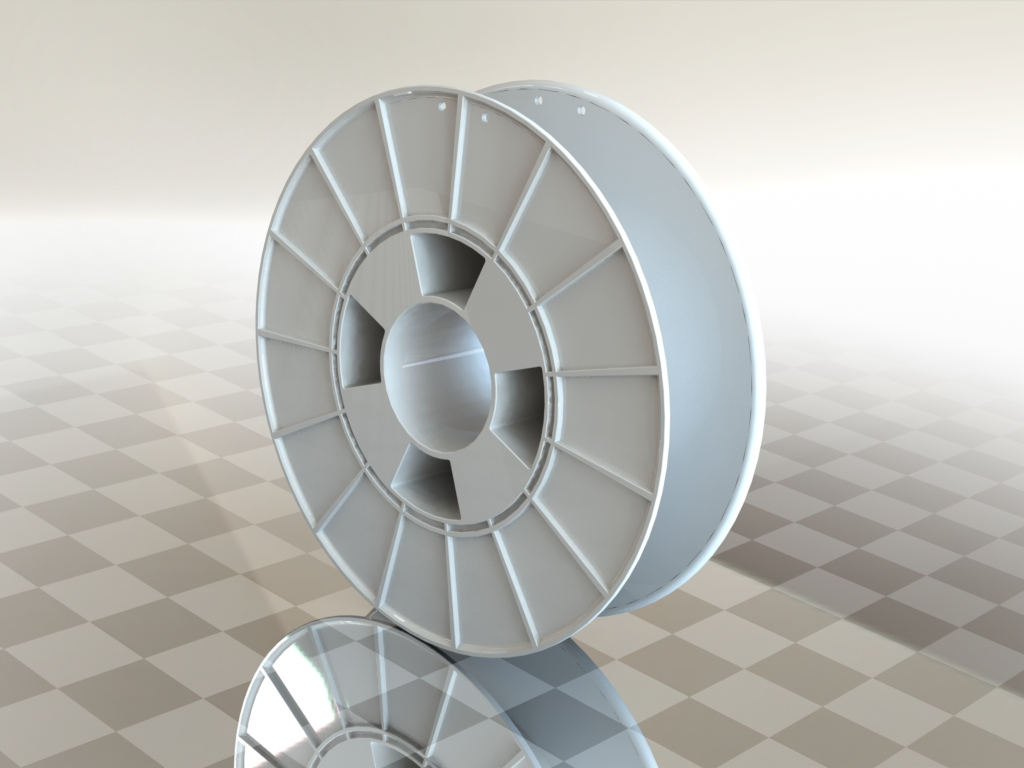
#> input picture Mechanik/Thingiverse/filament-spool-1.snapshot.1/Spool (1).JPG, 1024 x 768 px; its folder holds only this picture in this run
$ python -i image_preperation.py   (imports and definitions only)
#> lines starting #> are read from the running program, lines starting #| are printed output that depends on the picture; after the words box and inside, x2 and y2 are one past the last pixel; in counts of white or black regions, pixels touching at a corner belong together
import cv2
import numpy as np

min_value = 100
max_value = 200

def on_min_trackbar(value):
    global min_value
    min_value = int(value)


def on_max_trackbar(value):
    global max_value
    max_value = int(value)


def prepare_image(path, mock=False):
#> called with mock = False
    global min_value
    global max_value

    img = cv2.imread(path)
#> img is the input picture: shape (768, 1024, 3); mean B, G, R 183.7, 188.5, 188.7
    edges = None

    step = 50

    if not mock:

        cv2.namedWindow("Vision")
        cv2.startWindowThread()
        cv2.createTrackbar("min_value", "Image Edges", min_value, 3000, on_min_trackbar)
        cv2.createTrackbar("max_value", "Image Edges", max_value, 3000, on_max_trackbar)

        confirmed = False
        while not confirmed and cv2.getWindowProperty('Vision', cv2.WND_PROP_VISIBLE) > 0:
            edges = cv2.Canny(img, min_value, max_value)
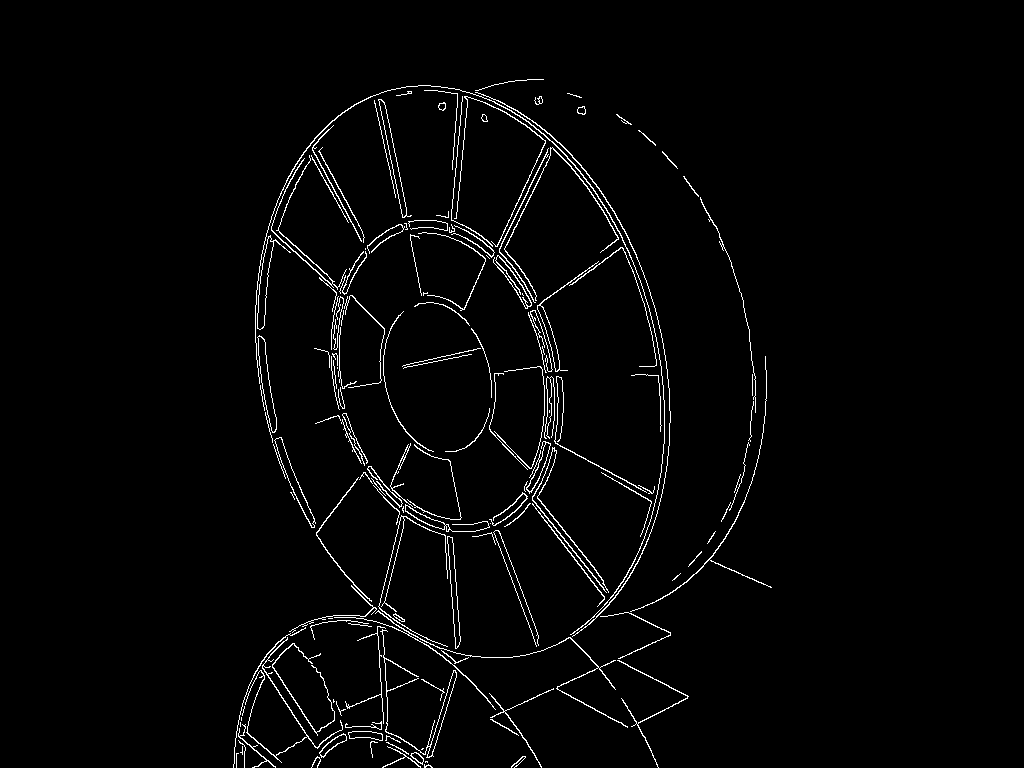
#> edges: shape (768, 1024); 2.3% white in thin lines or dots, all inside (x1, y1, x2, y2) = (233, 79, 772, 768)

            cv2.imshow('Vision', np.hstack([img, cv2.cvtColor(edges, cv2.COLOR_GRAY2BGR)]))
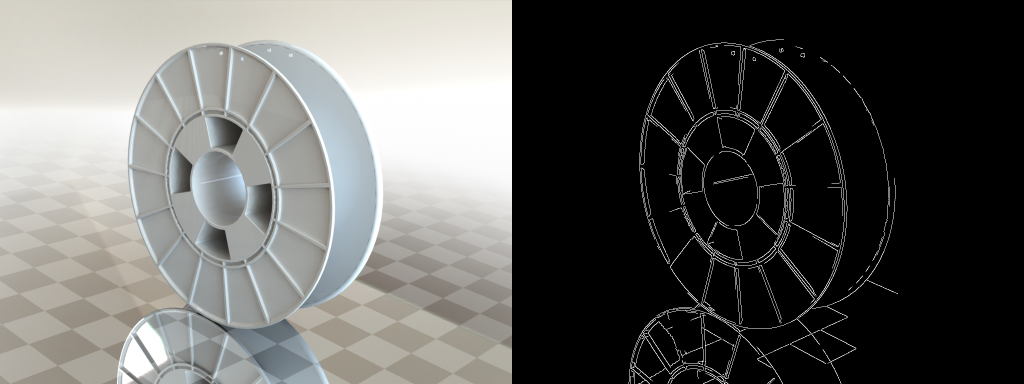
#> window 'Vision': shape (768, 2048, 3) (shown at 1/2 size); mean B, G, R 94.8, 97.2, 97.3

            key = cv2.waitKey(1)
#> (key Esc is pressed here)

            if key == 105:  # I
                max_value += step

            elif key == 107:  # K
                max_value -= step

            elif key == 119:  # W
                min_value += step

            elif key == 115:  # S
                min_value -= step

            elif key == 13:  # Enter
                confirmed = True

        if not confirmed:
            cv2.destroyWindow("Vision")
            cv2.waitKey(1)
            exit(-1)

    else:
        edges = cv2.Canny(img, min_value, max_value)
    edges = cv2.cvtColor(edges, cv2.COLOR_GRAY2BGR)
    return edges

>>> result = prepare_image('../../Mechanik/Thingiverse/filament-spool-1.snapshot.1/Spool (1).JPG')

$ run again, on Mechanik/Thingiverse/filament-spool-1.snapshot.1/Spool (2).JPG
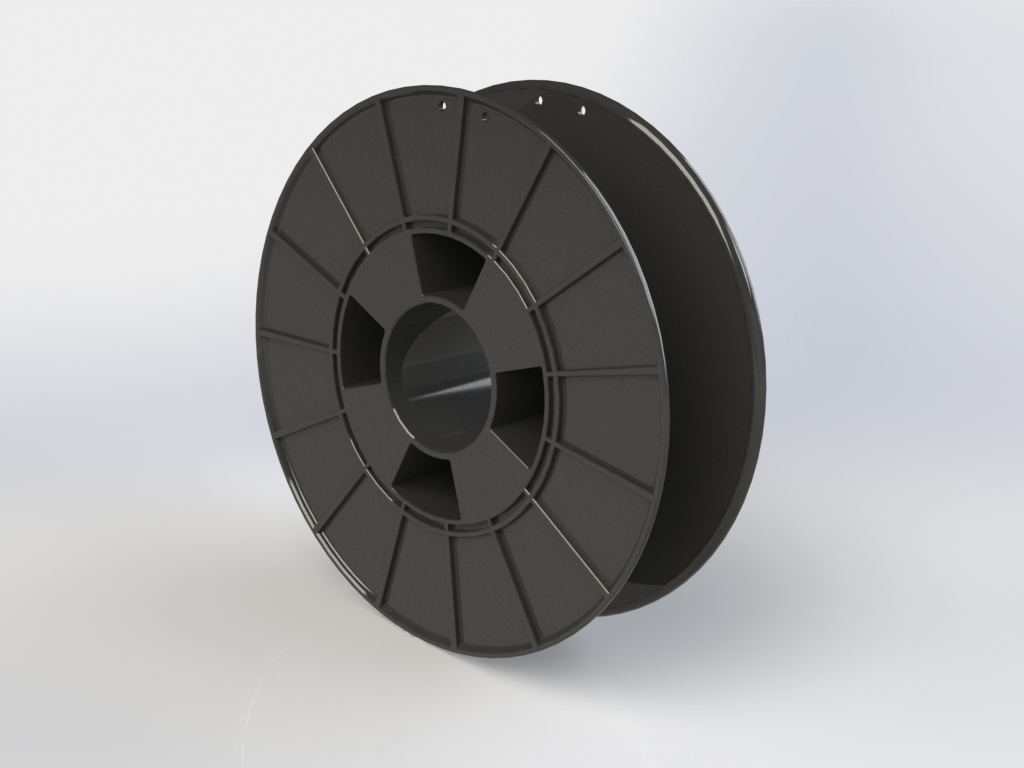
#> input picture Mechanik/Thingiverse/filament-spool-1.snapshot.1/Spool (2).JPG, 1024 x 768 px
#> in prepare_image, img is the input picture: shape (768, 1024, 3); mean B, G, R 171.1, 170.1, 169.7
#> in prepare_image, `edges = cv2.Canny(img, min_value, max_value)`:
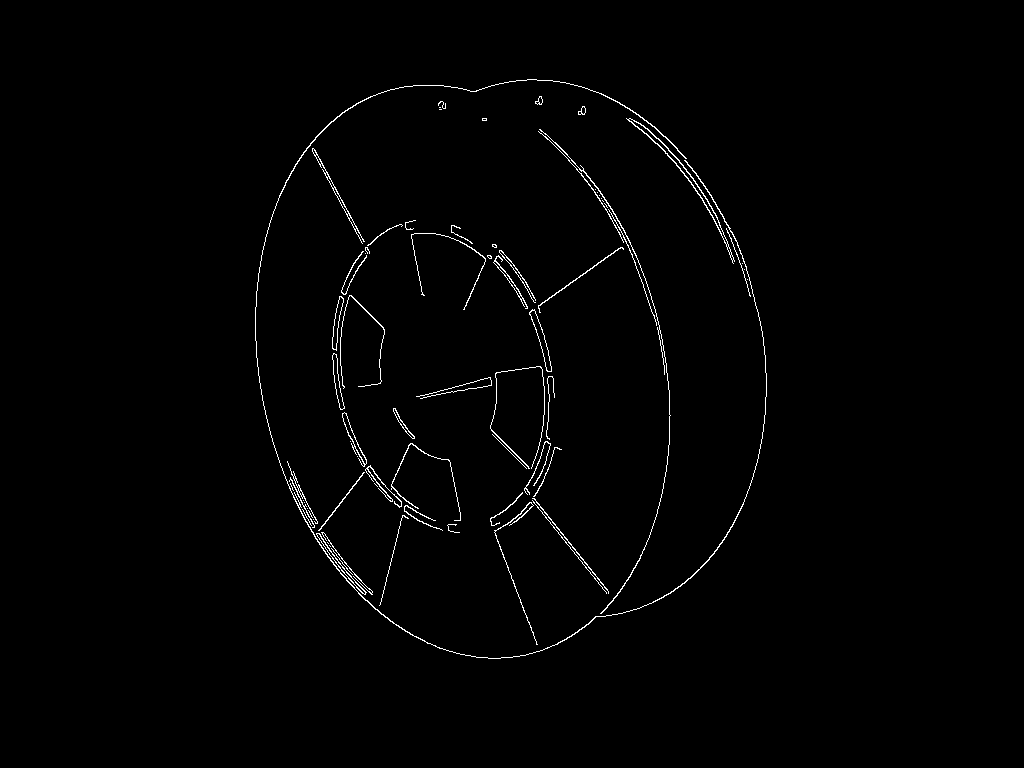
#> edges: shape (768, 1024); 1% white in thin lines or dots, all inside (x1, y1, x2, y2) = (255, 79, 767, 659)
#> in prepare_image, `cv2.imshow('Vision', np.hstack([img, cv2.cvtColor(edges, cv2.COLOR_GRA..`:
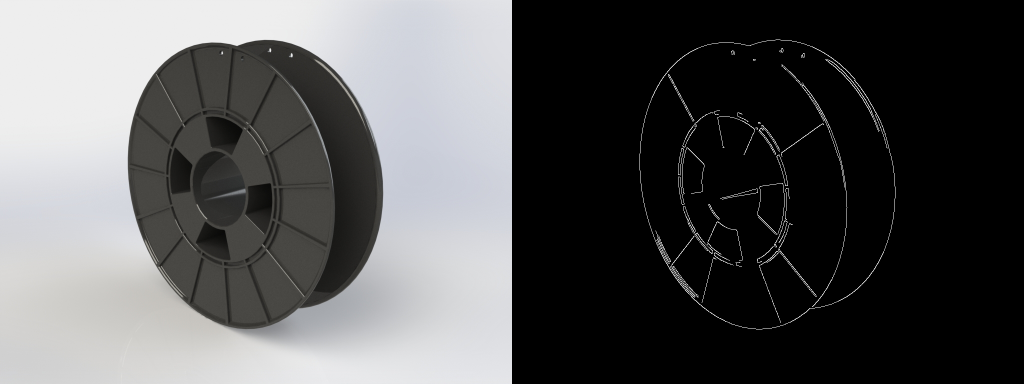
#> window 'Vision': shape (768, 2048, 3) (shown at 1/2 size); mean B, G, R 86.9, 86.4, 86.2

$ run again, on Mechanik/Thingiverse/filament-spool-1.snapshot.1/Spool (3).JPG
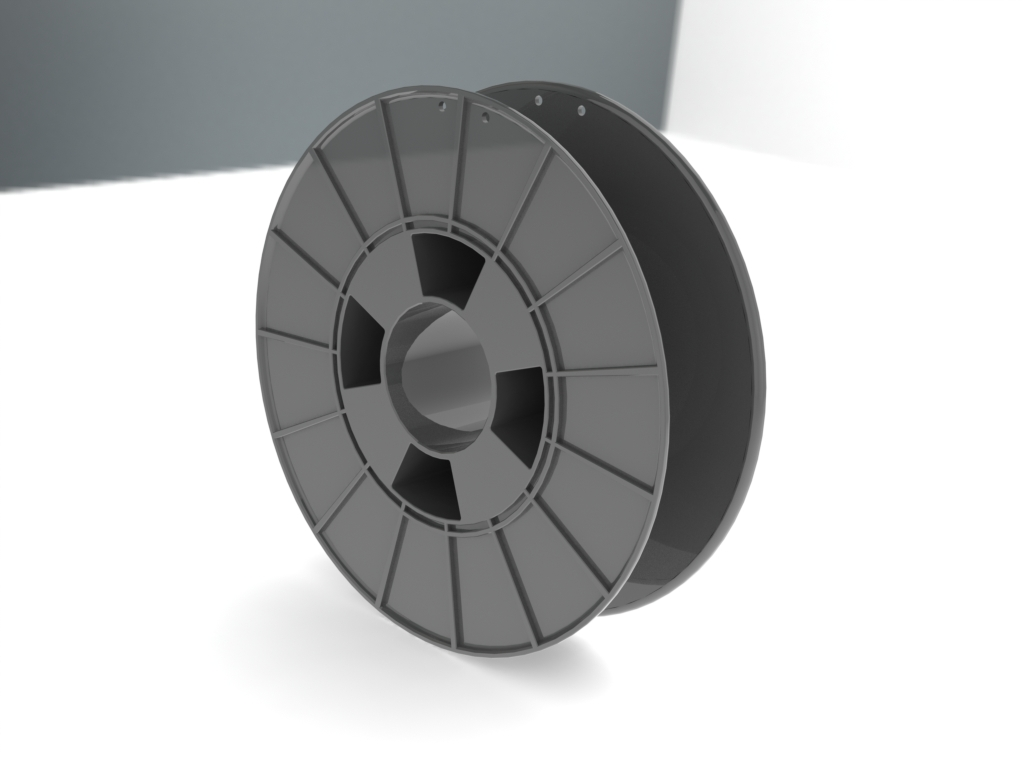
#> input picture Mechanik/Thingiverse/filament-spool-1.snapshot.1/Spool (3).JPG, 1024 x 768 px
#> in prepare_image, img is the input picture: shape (768, 1024, 3); mean B, G, R 191.3, 191.1, 190.1
#> in prepare_image, `edges = cv2.Canny(img, min_value, max_value)`:
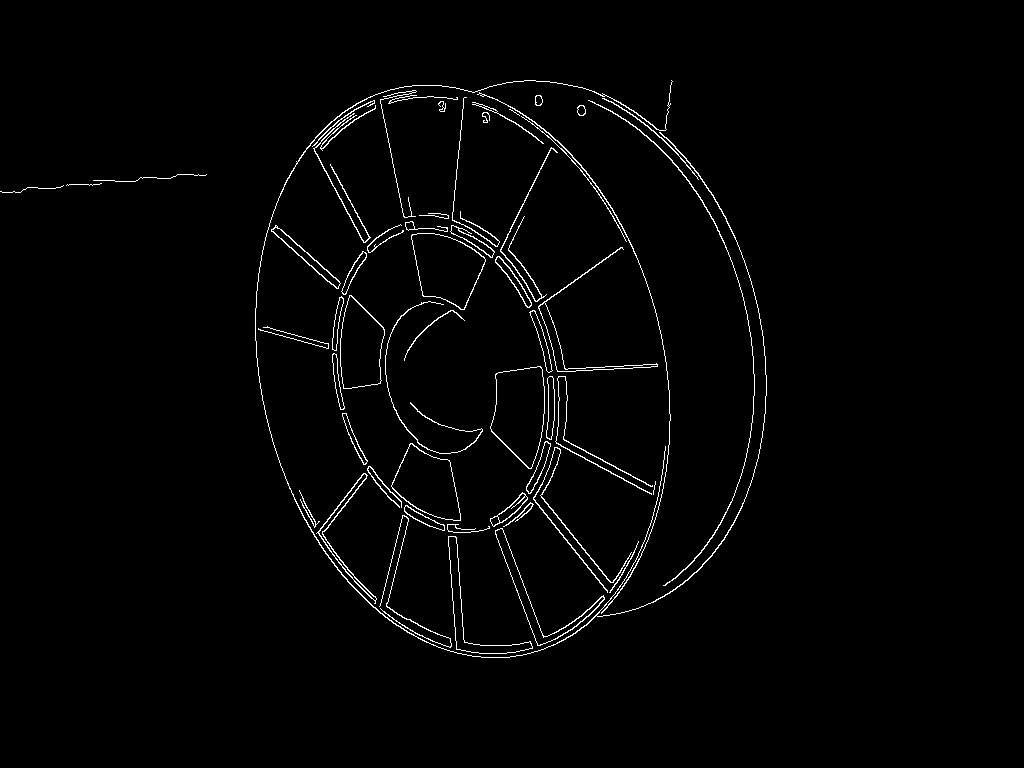
#> edges: shape (768, 1024); 1.7% white in thin lines or dots, all inside (x1, y1, x2, y2) = (0, 80, 767, 658)
#> in prepare_image, `cv2.imshow('Vision', np.hstack([img, cv2.cvtColor(edges, cv2.COLOR_GRA..`:
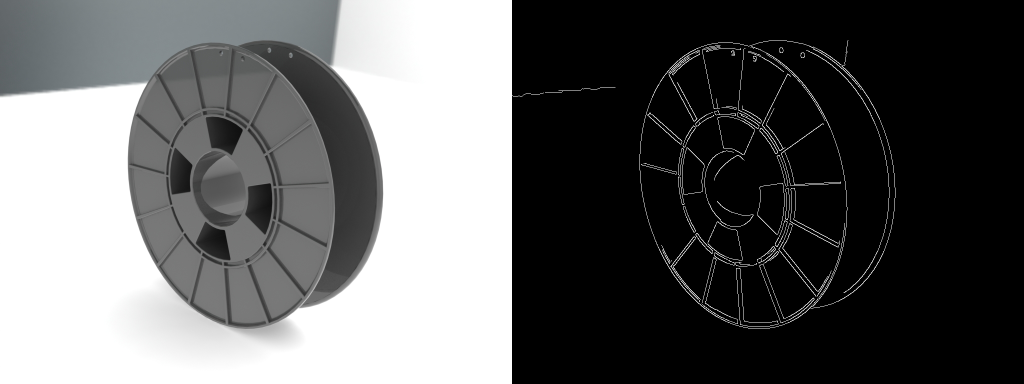
#> window 'Vision': shape (768, 2048, 3) (shown at 1/2 size); mean B, G, R 97.8, 97.7, 97.2
